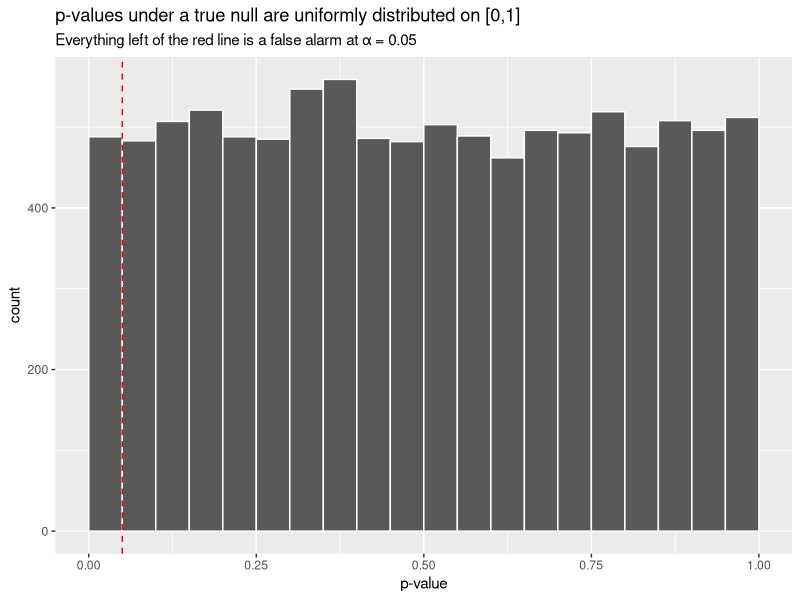

The R source for this figure:
## ---- chunk 1
knitr::opts_chunk$set(echo = TRUE, message = FALSE, warning = FALSE,
                      fig.width = 6, fig.height = 4, dpi = 120)
library(tidyverse)
set.seed(1)
## ---- chunk 2
# 10,000 experiments where groups A and B come from the same N(0,1) population
n_experiments <- 10000
n_per_group   <- 30

# A plain for-loop is clearer and faster than rowwise() here.
p_values <- numeric(n_experiments)
for (i in seq_len(n_experiments)) {
  A <- rnorm(n_per_group)   # group A, 30 obs, same population
  B <- rnorm(n_per_group)   # group B, 30 obs, same population
  p_values[i] <- t.test(A, B)$p.value
}
results <- tibble(p_value = p_values)

mean(results$p_value < 0.05)   # should be ≈ 0.05
## ---- chunk 3
ggplot(results, aes(p_value)) +
  geom_histogram(boundary = 0, binwidth = 0.05, color = "white") +
  geom_vline(xintercept = 0.05, linetype = "dashed", color = "red") +
  labs(title = "p-values under a true null are uniformly distributed on [0,1]",
       subtitle = "Everything left of the red line is a false alarm at α = 0.05",
       x = "p-value", y = "count")
## ---- chunk 4
results |>
  summarise(
    `α = 0.05`  = mean(p_value < 0.05),
    `α = 0.01`  = mean(p_value < 0.01),
    `α = 0.001` = mean(p_value < 0.001)
  )
## ---- chunk 5
# True mean difference of 0.05 SD — almost nothing clinically
tiny_effect <- function(n) {
  A <- rnorm(n, mean = 0.00, sd = 1)
  B <- rnorm(n, mean = 0.05, sd = 1)   # 0.05 SD shift
  t.test(A, B)$p.value
}

# At n = 50 per group, the tiny effect is usually not detected.
# At n = 50,000 per group, it almost always is.
tibble(
  n_per_group = c(50, 500, 5000, 50000),
  p_value     = map_dbl(n_per_group, tiny_effect)
)
